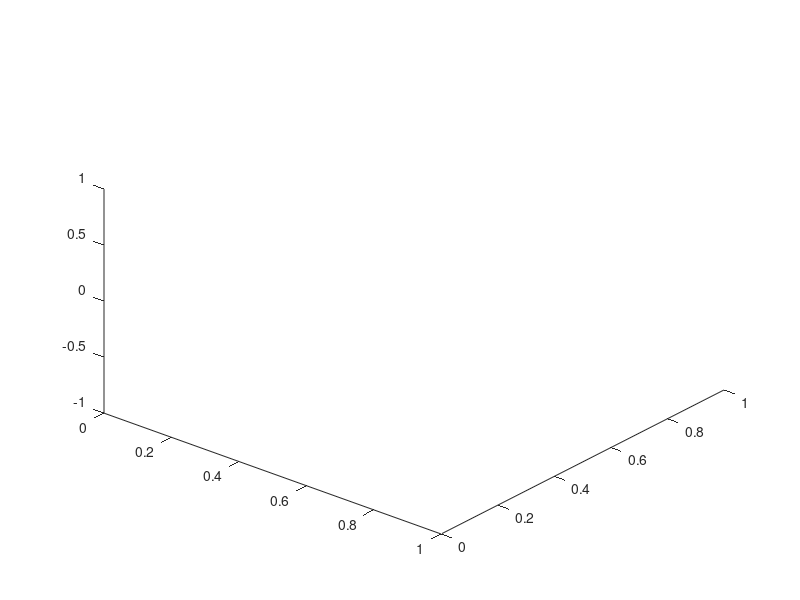

Write MATLAB code to recreate this figure.
function figHandle = plotOpticalSystem(varargin)
% Creates a cross-section schematic illustration of the model eye
%
% Syntax:
%  plotModelEyeSchematic(eye)
%
% Description:
%   Create a schematic diagram of the model eye specified in the passed
%   eye variable.
%
% Inputs:
%   eye                   - An eye struct returned from
%                           modelEyeParameters()
%
% Optional key/value pairs:
%  'view'                 - String. The view to display. Valid choices
%                           include {'axial','sagittal'};
%  'newFigure'            - Logical. Determines if we create a new figure.
%  'plotColor'            - String. Matlab line spec code for line color,
%                           e.g., {'k','r','b'};
%
% Outputs:
%   figHandle             - Handle to a created figure. Empty if a new
%                           figure was not requested.
%
% Examples:
%{
    %% Foveal rays through lens and cornea
    sceneGeometry = createSceneGeometry();
    % Plot the optical system
    plotOpticalSystem('surfaceSet',sceneGeometry.refraction.retinaToCamera,'addLighting',true);
    % Define an initial ray arising at the fovea
    p = sceneGeometry.eye.axes.visual.coords';
    % Loop over horizontal angles relative to the visual axis
    for ii = -2:1:2
        % Assemble the ray
        u = [1;tand(sceneGeometry.eye.axes.visual.degField(1)+ii);tand(sceneGeometry.eye.axes.visual.degField(2))];
        u = u./sqrt(sum(u.^2));
        R = [p, u];
        % Perform the ray trace
        [outputRay, rayPath] = rayTraceQuadrics(R, sceneGeometry.refraction.retinaToCamera.opticalSystem);
        % Add this ray to the optical system plot
        plotOpticalSystem('newFigure',false,'outputRay',outputRay,'rayPath',rayPath);
    end
%}


%% input parser
p = inputParser; p.KeepUnmatched = true;

% Optional
p.addParameter('newFigure',true,@islogical);
p.addParameter('visible',true,@islogical);
p.addParameter('surfaceSet',[], @isstruct);
p.addParameter('surfaceAlpha', 0.1,@isnumeric);
p.addParameter('retinaGeodetics', false,@islogical);
p.addParameter('rayPath',[], @(x)(isempty(x) | isnumeric(x)));
p.addParameter('outputRay',[], @(x)(isempty(x) | isnumeric(x)));
p.addParameter('rayColor','red',@(x)(ischar(x) | isnumeric(x)));
p.addParameter('addLighting',false, @islogical);
p.addParameter('viewAngle',[40 40],@isnumeric);

% parse
p.parse(varargin{:})



% Open a figure
if p.Results.newFigure
    if p.Results.visible
        figHandle = figure('Visible', 'on');
    else
        figHandle = figure('Visible', 'off');
    end
else
    figHandle = gcf;
end
hold on

% Plot the surfaceSet if provided
if ~isempty(p.Results.surfaceSet)

    % Create a local variable for the optical system and strip any nan rows
    opticalSystem=p.Results.surfaceSet.opticalSystem;
    opticalSystem=opticalSystem(sum(isnan(opticalSystem),2)~=size(opticalSystem,2),:);

    % Determine the number of surfaces
    nSurfaces = size(opticalSystem,1);

    % Obtain the surface Labels and colors
    surfaceColors=p.Results.surfaceSet.surfaceColors;
    surfaceLabels=p.Results.surfaceSet.surfaceLabels;
    
    % Loop over the surfaces
    for ii=1:nSurfaces
        % Obtain the quadric, proceed if there are no nans
        S = opticalSystem(ii,1:10);
        if ~any(isnan(S))
            % Obtain the bounding box
            boundingBox = opticalSystem(ii,12:17);
            % Plot the surface. If it is the retinal surface, and geodetic
            % lines have been requested, include these.
            if strcmp(surfaceLabels{ii},'retina') && p.Results.retinaGeodetics
                quadric.plotSurface(S,boundingBox,surfaceColors{ii},p.Results.surfaceAlpha,'g','b',p.Results.surfaceAlpha);
            else
                quadric.plotSurface(S,boundingBox,surfaceColors{ii},p.Results.surfaceAlpha);
            end
        end
    end
end

% Plot the rayPath if provided
if ~isempty(p.Results.rayPath)
    plot3(p.Results.rayPath(1,:),p.Results.rayPath(2,:),p.Results.rayPath(3,:),'-r');
end

% Add the outputRay if provided
if ~isempty(p.Results.outputRay)
    outputRay = p.Results.outputRay;
    p1=outputRay(:,1);
    p2=p1+outputRay(:,2).*3;
    r = [p1 p2];
    plot3(r(1,:),r(2,:),r(3,:),'-g');
end

% Add a lighting source if requested
if p.Results.addLighting
    camlight
    lighting gouraud
end

% Set the viewing angle
view(p.Results.viewAngle);

end % plotOpticalSystem

